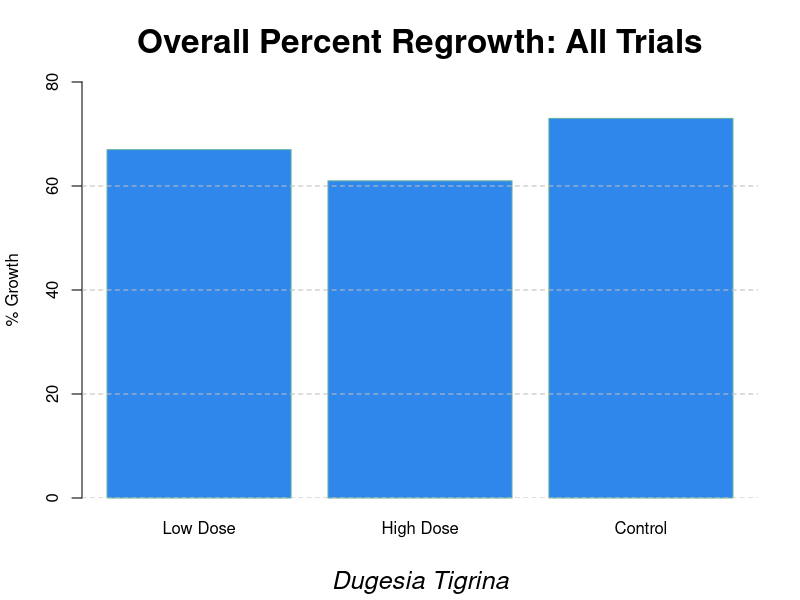
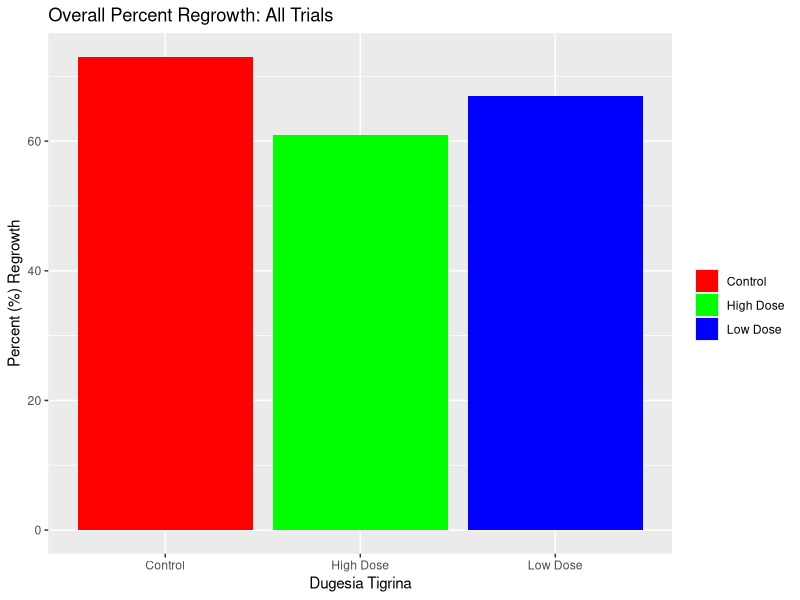

The R source for these figures, in order:
## ---- chunk 1
# create data
data <- data.frame(
  name<- c("Low Dose", "High Dose", "Control")[1:3],
  value= c(67, 61, 73),3)

# Overall Percent Regrowth Bar Graph
barplot(height=data$value, names=data$name, border="#69b3a2", col=rgb(47, 135, 235, maxColorValue = 255), 
        ylab= "% Growth", main= "Overall Percent Regrowth: All Trials", sub= expression(italic("Dugesia Tigrina")),cex.lab = 1, cex.main = 2, cex.sub = 1.5, 
        ylim=c(0,80))

abline(
  h = seq(0, max(data$value), by = 20),                 
  col = "gray",                                        
  lty = 2                                              
)
## ---- chunk 2
# Load ggplot2
library(ggplot2)

data <- data.frame(
  name = c("Low Dose", "High Dose", "Control"),  
  value = c(67, 61, 73)
)

# Barplot
ggplot(data, aes(x = name, y = value, fill = name)) +
  geom_bar(stat = "identity") +
  scale_fill_manual(values = c("red", "green", "blue")) +
  
  # Add a title
  labs(title = "Overall Percent Regrowth: All Trials",
       
       # Modify axis labels
       x = "Dugesia Tigrina",
       y = "Percent (%) Regrowth",
       
       # Modify legend title
       fill = "")

